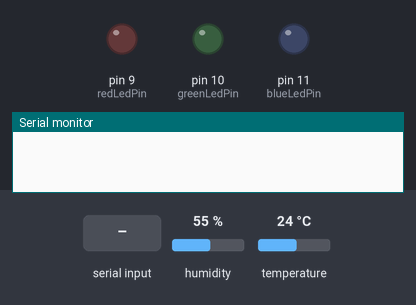
This sketch was run on a simulated Arduino Uno, built with avr-gcc and run on an emulated ATmega328P. Parts: output pins drawn as LEDs (lit = HIGH), the last lines printed to the serial monitor. The inputs (shaded band) are chosen by the test bench; at power-on: humidity 55 %, temperature 24 °C.

Above: at 1.2 s.
1.3 s: "RED_LED:1\n" received over Serial
At 2.2 s:
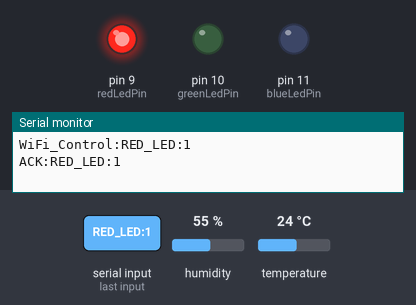
2.9 s: "GREEN_LED:1\n" received over Serial
At 4.2 s:
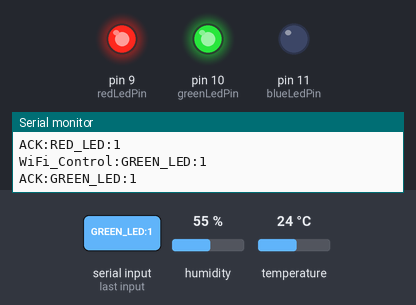
4.5 s: "BLUE_LED:1\n" received over Serial
At 5.1 s:
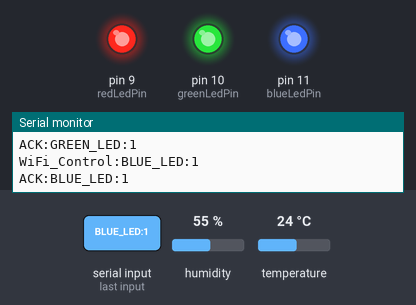
6.1 s: "RED_LED:0\n" received over Serial
At 7.1 s:
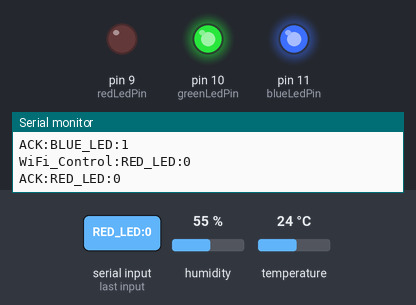
7.7 s: "GREEN_LED:0\n" received over Serial
At 9.0 s:
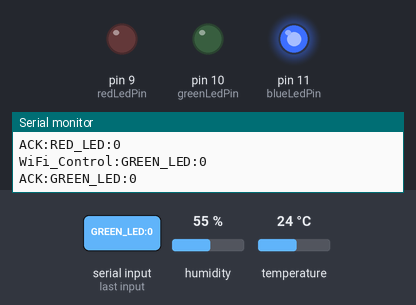
9.3 s: "BLUE_LED:0\n" received over Serial
At 10.0 s:
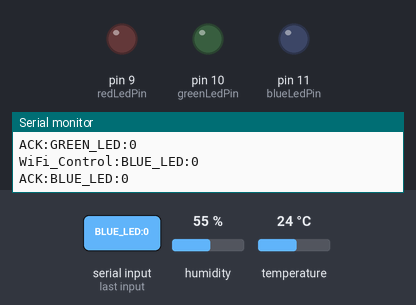
Timing chart, 0 to 11.9 s (numbered marks = the images above; inputs shaded):
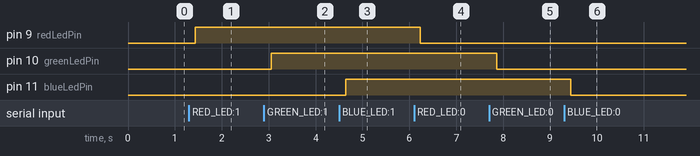

Measured:
- after the input at 1.3 s, pin 9 (redLedPin): LOW → HIGH after 0.13 s
- after the input at 2.9 s, pin 10 (greenLedPin): LOW → HIGH after 0.16 s
- after the input at 4.5 s, pin 11 (blueLedPin): LOW → HIGH after 0.15 s
- after the input at 6.1 s, pin 9 (redLedPin): HIGH → LOW after 0.13 s
- after the input at 7.7 s, pin 10 (greenLedPin): HIGH → LOW after 0.16 s
- after the input at 9.3 s, pin 11 (blueLedPin): HIGH → LOW after 0.15 s

The sketch:

WiFi_Control_System.ino
```cpp
#include <dht11.h>  //include the library code:
dht11 DHT;
#define DHT11_PIN 3  //定义DHT11为数子口3

// 定义LED连接的引脚号
int redLedPin = 9;
int greenLedPin = 10;
int blueLedPin = 11;

// 用于存储从串口接收到的控制指令字符串
String WiFi_Control = "";

void dht11_chk() {
  int chk;
  chk = DHT.read(DHT11_PIN);  // READ DATA
  switch (chk) {
    case DHTLIB_OK:
      break;
    case DHTLIB_ERROR_CHECKSUM:  //校检和错误返回
      break;
    case DHTLIB_ERROR_TIMEOUT:  //超时错误返回
      break;
    default:
      break;
  }
}

void setup() {
  // 初始化串口通信，波特率设置为750（注意：非标准波特率，需确保通信双方一致）
  Serial.begin(750);

  // 将引脚设置为输入模式
  pinMode(DHT11_PIN, INPUT);

  // 将LED引脚设置为输出模式
  pinMode(redLedPin, OUTPUT);
  pinMode(greenLedPin, OUTPUT);
  pinMode(blueLedPin, OUTPUT);
}

void loop() {
  //检查DHT11数据是否正常
  dht11_chk();
  //读取传感器数据
  int TempValue = DHT.temperature;
  int HumValue = DHT.humidity;

  // 检查串口是否有数据可读
  if (Serial.available()) {
    // 读取直到换行符('\n')的数据，并转换为String类型
    WiFi_Control = Serial.readStringUntil('\n');

    // 去除字符串首尾的空白字符（如回车、空格等）
    WiFi_Control.trim();

    // 将接收到的指令回传到串口，便于调试
    Serial.print("WiFi_Control:");
    Serial.println(WiFi_Control);
  }

  // 判断接收到的指令内容是否是发送数据指令"SENSOR_READ"
  if (WiFi_Control == "SENSOR_READ") {
    //请注意串口发送的数据格式为 “名称:数据”，如温度的值是25就是“TEMP:25”
    Serial.println("TEMP:" + String(TempValue));  //发送温度数据给ESP01-S
    Serial.println("HUM:" + String(HumValue));    //发送湿度数据给ESP01-S
  } else if (WiFi_Control == "RED_LED:1") {
    // 点亮LED（高电平）
    digitalWrite(redLedPin, HIGH);
    // 发送应答指令到串口
    Serial.println("ACK:RED_LED:1");

  } else if (WiFi_Control == "RED_LED:0") {
    // 熄灭LED（低电平）
    digitalWrite(redLedPin, LOW);
    // 发送应答指令到串口
    Serial.println("ACK:RED_LED:0");
  } else if (WiFi_Control == "GREEN_LED:1") {
    // 熄灭LED（低电平）
    digitalWrite(greenLedPin, HIGH);
    // 发送应答指令到串口
    Serial.println("ACK:GREEN_LED:1");
  } else if (WiFi_Control == "GREEN_LED:0") {
    // 熄灭LED（低电平）
    digitalWrite(greenLedPin, LOW);
    // 发送应答指令到串口
    Serial.println("ACK:GREEN_LED:0");
  } else if (WiFi_Control == "BLUE_LED:1") {
    // 熄灭LED（低电平）
    digitalWrite(blueLedPin, HIGH);
    // 发送应答指令到串口
    Serial.println("ACK:BLUE_LED:1");
  } else if (WiFi_Control == "BLUE_LED:0") {
    // 熄灭LED（低电平）
    digitalWrite(blueLedPin, LOW);
    // 发送应答指令到串口
    Serial.println("ACK:BLUE_LED:0");
  }
  // 清除指令字符串，避免重复执行
  WiFi_Control = "";
}
```
